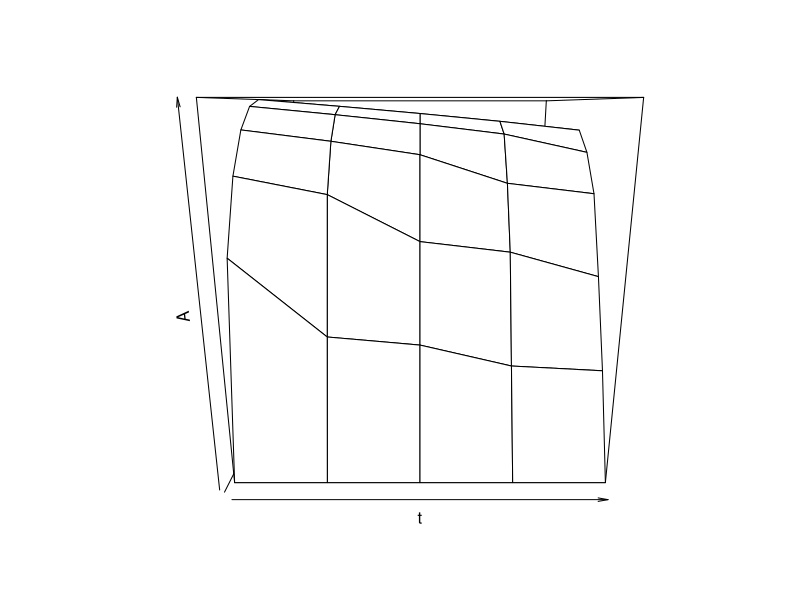

Write the R code that produced this figure.
#u_t=u_xx+u_x x:[0,1];t:[0,0.02]
#epsx=0.1, epst-0.05
x=seq(from=0,to=1,by=0.1)
t=seq(from=0,to=0.02,by=0.005)
A=matrix(NA,nrow=5,ncol=11)
A[1,]=sqrt(x*(1-x))
A[,1]=0
A[,11]=0
for(i in 2:5){
  for (j in 2:10){
    A[i,j]=0*A[i-1,j]+0.525*A[i-1,j-1]+0.475*A[i-1,j+1]
  }
}
persp(t,x,A)
